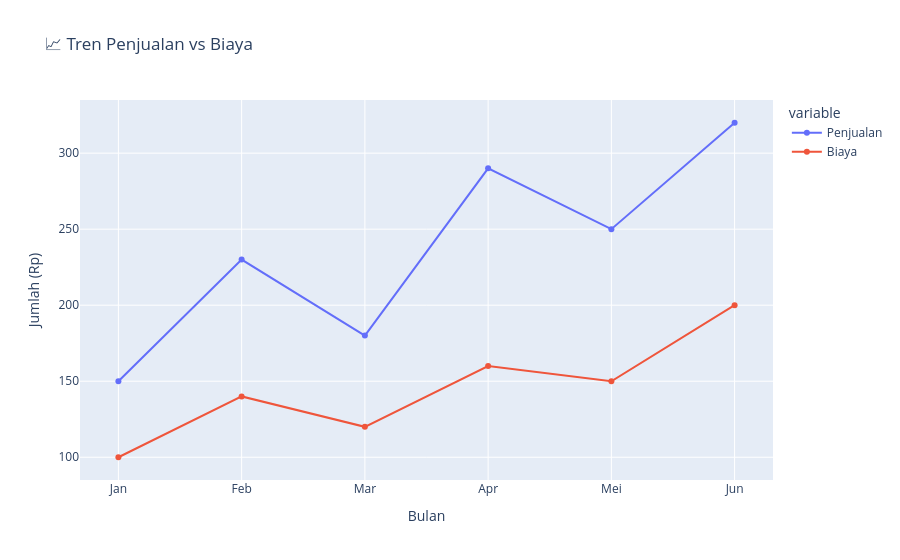

This figure's notebook cell:
### Markdown cell above
## Contoh 2: Line Chart dengan Multiple Traces

### Code cell
# Membuat line chart dengan multiple lines
fig_line = px.line(df, x='Bulan', y=['Penjualan', 'Biaya'],
                   title='📈 Tren Penjualan vs Biaya',
                   markers=True,  # Tambahkan marker di setiap titik
                   labels={'value': 'Jumlah (Rp)', 'Bulan': 'Bulan'})
fig_line.update_layout(hovermode='x unified')  # Hover lebih informatif
fig_line.show()

### Figure 1 — Plotly figure (JSON) as saved in the notebook; plotly's stock layout.template omitted (floating-point values rounded to 4 significant figures)
{"data": [{"hovertemplate": "variable=Penjualan<br>Bulan=%{x}<br>Jumlah (Rp)=%{y}<extra></extra>", "legendgroup": "Penjualan", "line": {"color": "#636efa", "dash": "solid"}, "marker": {"symbol": "circle"}, "mode": "lines+markers", "name": "Penjualan", "orientation": "v", "showlegend": true, "type": "scatter", "x": ["Jan", "Feb", "Mar", "Apr", "Mei", "Jun"], "xaxis": "x", "y": [150, 230, 180, 290, 250, 320], "yaxis": "y"}, {"hovertemplate": "variable=Biaya<br>Bulan=%{x}<br>Jumlah (Rp)=%{y}<extra></extra>", "legendgroup": "Biaya", "line": {"color": "#EF553B", "dash": "solid"}, "marker": {"symbol": "circle"}, "mode": "lines+markers", "name": "Biaya", "orientation": "v", "showlegend": true, "type": "scatter", "x": ["Jan", "Feb", "Mar", "Apr", "Mei", "Jun"], "xaxis": "x", "y": [100, 140, 120, 160, 150, 200], "yaxis": "y"}], "layout": {"hovermode": "x unified", "legend": {"title": {"text": "variable"}, "tracegroupgap": 0}, "title": {"text": "📈 Tren Penjualan vs Biaya"}, "xaxis": {"anchor": "y", "domain": [0, 1], "title": {"text": "Bulan"}}, "yaxis": {"anchor": "x", "domain": [0, 1], "title": {"text": "Jumlah (Rp)"}}}}
